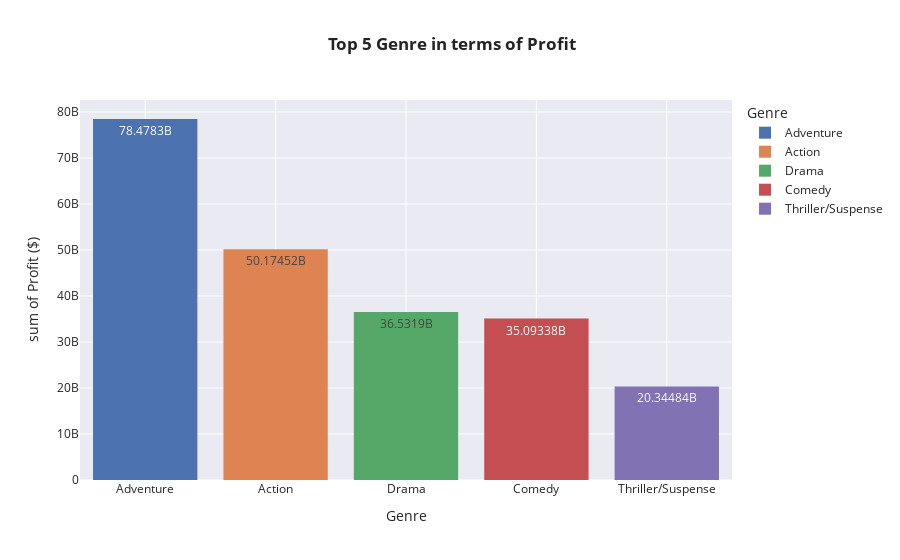

The notebook cell this image was saved under:
### Code cell
px.histogram(Top_5[:5], x="Genre", y="Profit ($)", template="seaborn", color="Genre",text_auto=True,
            title="<b> Top 5 Genre in terms of Profit")

### Figure 1 — Plotly figure (JSON) as saved in the notebook; plotly's stock layout.template omitted (floating-point values rounded to 4 significant figures)
{"data": [{"alignmentgroup": "True", "bingroup": "x", "histfunc": "sum", "hovertemplate": "Genre=%{x}<br>sum of Profit ($)=%{y}<extra></extra>", "legendgroup": "Adventure", "marker": {"color": "rgb(76,114,176)", "pattern": {"shape": ""}}, "name": "Adventure", "offsetgroup": "Adventure", "orientation": "v", "showlegend": true, "texttemplate": "%{value}", "type": "histogram", "x": ["Adventure"], "xaxis": "x", "y": [78478296109], "yaxis": "y"}, {"alignmentgroup": "True", "bingroup": "x", "histfunc": "sum", "hovertemplate": "Genre=%{x}<br>sum of Profit ($)=%{y}<extra></extra>", "legendgroup": "Action", "marker": {"color": "rgb(221,132,82)", "pattern": {"shape": ""}}, "name": "Action", "offsetgroup": "Action", "orientation": "v", "showlegend": true, "texttemplate": "%{value}", "type": "histogram", "x": ["Action"], "xaxis": "x", "y": [50174516295], "yaxis": "y"}, {"alignmentgroup": "True", "bingroup": "x", "histfunc": "sum", "hovertemplate": "Genre=%{x}<br>sum of Profit ($)=%{y}<extra></extra>", "legendgroup": "Drama", "marker": {"color": "rgb(85,168,104)", "pattern": {"shape": ""}}, "name": "Drama", "offsetgroup": "Drama", "orientation": "v", "showlegend": true, "texttemplate": "%{value}", "type": "histogram", "x": ["Drama"], "xaxis": "x", "y": [36531899775], "yaxis": "y"}, {"alignmentgroup": "True", "bingroup": "x", "histfunc": "sum", "hovertemplate": "Genre=%{x}<br>sum of Profit ($)=%{y}<extra></extra>", "legendgroup": "Comedy", "marker": {"color": "rgb(196,78,82)", "pattern": {"shape": ""}}, "name": "Comedy", "offsetgroup": "Comedy", "orientation": "v", "showlegend": true, "texttemplate": "%{value}", "type": "histogram", "x": ["Comedy"], "xaxis": "x", "y": [35093379103], "yaxis": "y"}, {"alignmentgroup": "True", "bingroup": "x", "histfunc": "sum", "hovertemplate": "Genre=%{x}<br>sum of Profit ($)=%{y}<extra></extra>", "legendgroup": "Thriller/Suspense", "marker": {"color": "rgb(129,114,179)", "pattern": {"shape": ""}}, "name": "Thriller/Suspense", "offsetgroup": "Thriller/Suspense", "orientation": "v", "showlegend": true, "texttemplate": "%{value}", "type": "histogram", "x": ["Thriller/Suspense"], "xaxis": "x", "y": [20344836467], "yaxis": "y"}], "layout": {"barmode": "relative", "legend": {"title": {"text": "Genre"}, "tracegroupgap": 0}, "title": {"text": "<b> Top 5 Genre in terms of Profit"}, "xaxis": {"anchor": "y", "categoryarray": ["Adventure", "Action", "Drama", "Comedy", "Thriller/Suspense"], "categoryorder": "array", "domain": [0, 1], "title": {"text": "Genre"}}, "yaxis": {"anchor": "x", "domain": [0, 1], "title": {"text": "sum of Profit ($)"}}}}
